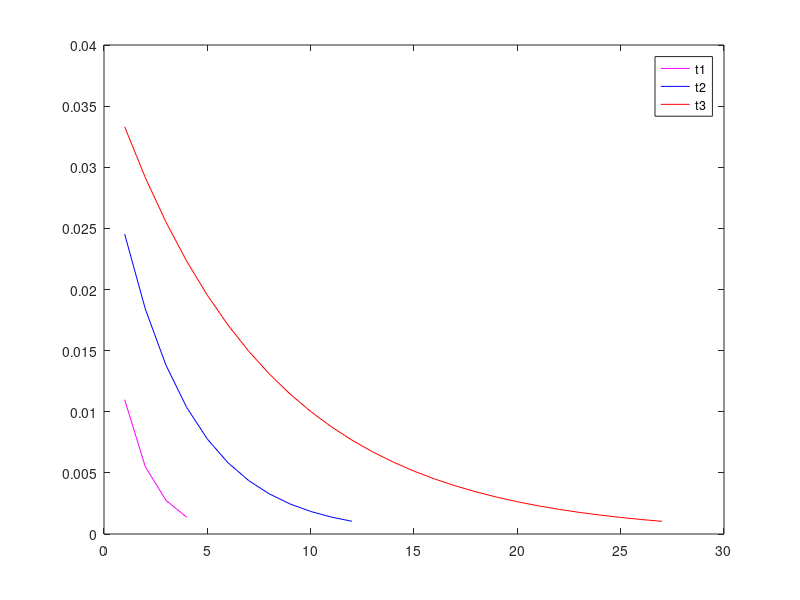

This figure's MATLAB source:
clear;
clc;

a=1;
b=2;
n=10;
eps=10^(-3);
A=zeros(n,n);
E=eye(n,n);
f=a+(b-a)*rand(n,1);
col=['m','b','r'];
for i=1:n
    for j=1:n
            if i~=j
                A(i,j)=1/(i+j+1);
            end
            if i==j
                A(i,j)=100+1;
            end
    end
end
t=[1/(2*norm(A)),1/(4*norm(A)),1/(8*norm(A))];
for s=1:3
    H = E-t(s)*A;
    q=norm(H);
    fi=t(s)*f;
    xs=fi;
    xn = H*xs + fi;
    k=1;
    while(q/(1-q))*norm(xn-xs)>eps
        res(k)= (q/(1-q))*norm(xn-xs);
        k=k+1;
        xs=xn;
        xn=H*xs+fi;
    end
    plot(1:k-1,res,col(s))
    hold on;
end
legend('t1','t2','t3')